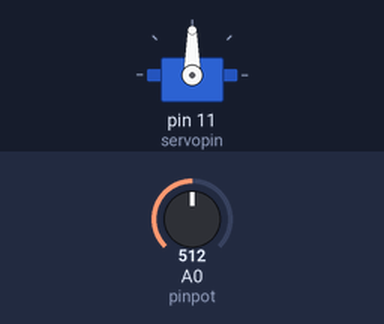
A sketch run on a simulated Arduino Uno, built with avr-gcc and run on an emulated ATmega328P. On the bench: servo. The inputs (shaded band) are chosen by the test bench; at power-on: A0 (pinpot) = 512.

Above: at 1.2 s.
1.3 s: A0 (pinpot) set to 716
At 1.9 s:
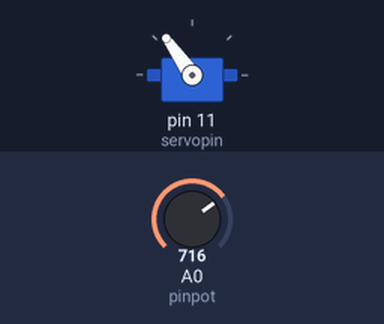
2.8 s: A0 (pinpot) set to 900
At 4.0 s:
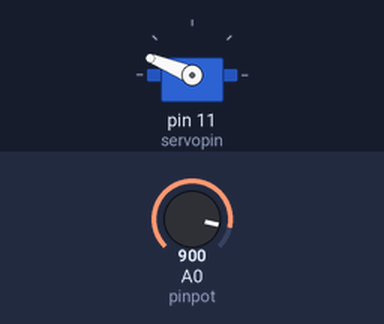
4.3 s: A0 (pinpot) set to 1023
At 5.4 s:
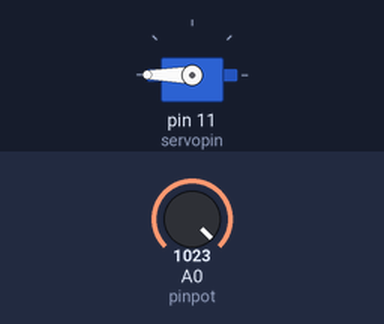
5.8 s: A0 (pinpot) set to 306
At 6.5 s:
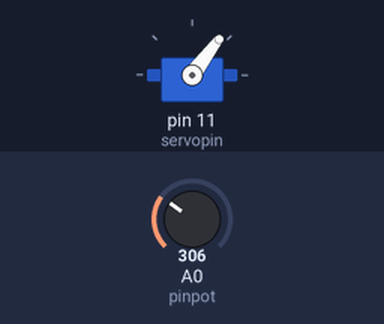
7.3 s: A0 (pinpot) set to 122
At 7.7 s:
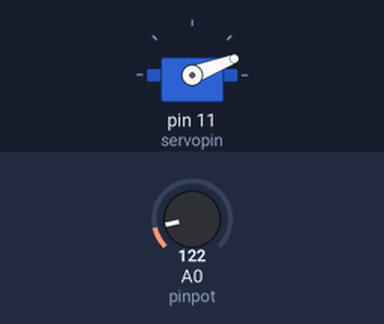
Timing chart, 0 to 9.8 s (numbered marks = the images above; inputs shaded):
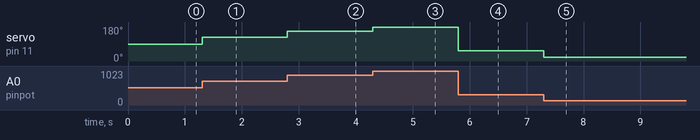

Measured:
- after the input at 1.3 s, servo on pin 11 (servopin): 90° → 125° at once
- after the input at 2.8 s, servo on pin 11 (servopin): 125° → 158° at once
- after the input at 4.3 s, servo on pin 11 (servopin): 158° → 180° at once
- after the input at 5.8 s, servo on pin 11 (servopin): 180° → 53° at once
- after the input at 7.3 s, servo on pin 11 (servopin): 53° → 21° at once

The sketch:

Potentiometer_and_servo-test.ino
```cpp
#include <Servo.h>

Servo servopin;
int pinpot = A0;
int Readvalue;
int turn;


void setup() {
  servopin.attach(11);
  pinMode(pinpot, INPUT);

}

void loop() {
  Readvalue = analogRead(pinpot);
  turn = (180./1023.)*Readvalue;
  servopin.write(turn);

}
```
